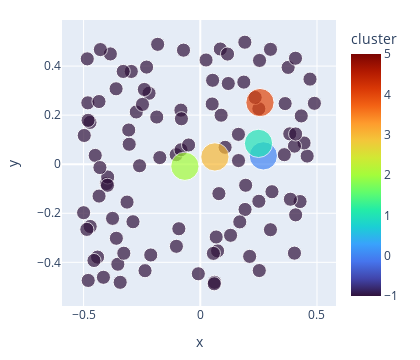

Source (notebook cell):
### Code cell
np.random.seed(1)
n_dim = 2  # easier to do in 2d at first
n_points = 100
data_k = DATA_MIN + (DATA_MAX - DATA_MIN) * np.random.rand(n_points, n_dim)   # make up some random data points

# number of clusters has to be defined up front
k = 5       

# start with random centroids not too far from the edges
centroids = DATA_MIN + 0.2 + 0.6 * (DATA_MAX - DATA_MIN) * np.random.rand(k, n_dim)
orig_centroids = centroids.copy() # save these for later when we'll make a movie

# TODO replace this with something that doesn't throw errors
def plot_kmeans(data, centroids, cluster_memb=None): # we'll leave a way to color the data points
    all_data = np.concatenate((data,centroids))
    is_centroid = np.array([1 if i >= n_points else 0 for i in range(all_data.shape[0])], np.newaxis)
    sizes = is_centroid * 3 + 1
    cs = cluster_memb if cluster_memb is not None else -1 + np.zeros((data.shape[0], 1), dtype=int) 
    cs = np.append(cs, range(k)) # add the centroids
    plot_data = np.column_stack((all_data, sizes, cs))
    columns = ['x','y','sizes','cluster']
    df = pd.DataFrame( plot_data,  columns=columns)
    fig = px.scatter(df, x="x", y="y", color='cluster', size='sizes',  range_color=(-1,k),
            width=420, height=360, color_continuous_scale='Turbo')
    fig.update_layout(margin=dict(l=20, r=20, t=20, b=20),)
    return fig

plot_kmeans(data_k, centroids)

### Figure 1 — Plotly figure (JSON) as saved in the notebook; plotly's stock layout.template omitted (floating-point values rounded to 4 significant figures)
{"data": [{"hovertemplate": "x=%{x}<br>y=%{y}<br>sizes=%{marker.size}<br>cluster=%{marker.color}<extra></extra>", "legendgroup": "", "marker": {"color": [-1, -1, -1, -1, -1, -1, -1, -1, -1, -1, -1, -1, -1, -1, -1, -1, -1, -1, -1, -1, -1, -1, -1, -1, -1, -1, -1, -1, -1, -1, -1, -1, -1, -1, -1, -1, -1, -1, -1, -1, -1, -1, -1, -1, -1, -1, -1, -1, -1, -1, -1, -1, -1, -1, -1, -1, -1, -1, -1, -1, -1, -1, -1, -1, -1, -1, -1, -1, -1, -1, -1, -1, -1, -1, -1, -1, -1, -1, -1, -1, -1, -1, -1, -1, -1, -1, -1, -1, -1, -1, -1, -1, -1, -1, -1, -1, -1, -1, -1, -1, 0, 1, 2, 3, 4], "coloraxis": "coloraxis", "size": [1, 1, 1, 1, 1, 1, 1, 1, 1, 1, 1, 1, 1, 1, 1, 1, 1, 1, 1, 1, 1, 1, 1, 1, 1, 1, 1, 1, 1, 1, 1, 1, 1, 1, 1, 1, 1, 1, 1, 1, 1, 1, 1, 1, 1, 1, 1, 1, 1, 1, 1, 1, 1, 1, 1, 1, 1, 1, 1, 1, 1, 1, 1, 1, 1, 1, 1, 1, 1, 1, 1, 1, 1, 1, 1, 1, 1, 1, 1, 1, 1, 1, 1, 1, 1, 1, 1, 1, 1, 1, 1, 1, 1, 1, 1, 1, 1, 1, 1, 1, 4, 4, 4, 4, 4], "sizemode": "area", "sizeref": 0.01, "symbol": "circle"}, "mode": "markers", "name": "", "orientation": "v", "showlegend": false, "type": "scatter", "x": [-0.08298, -0.4999, -0.3532, -0.3137, -0.1032, -0.08081, -0.2955, -0.4726, -0.0827, -0.3596, 0.3007, -0.1866, 0.3764, -0.415, -0.3302, -0.4017, 0.4579, 0.1919, 0.1865, -0.4817, 0.4889, -0.2196, -0.3968, 0.4086, -0.2122, -0.4806, -0.2884, -0.008427, 0.07412, 0.08931, -0.3977, 0.1944, -0.45, 0.1638, 0.4446, 0.4034, -0.3607, -0.1023, 0.4275, 0.2508, 0.3833, 0.2509, -0.2301, -0.07191, 0.1634, -0.3853, -0.05009, -0.09186, 0.4034, -0.4971, -0.1734, 0.3859, 0.4085, -0.4842, 0.1909, -0.3277, 0.4326, -0.434, 0.2539, 0.2115, -0.4801, -0.4717, 0.36, 0.05282, -0.3758, 0.08576, 0.06103, 0.3006, 0.3071, 0.3635, 0.05624, -0.4401, -0.4554, -0.2743, 0.05972, -0.428, 0.0681, -0.2477, -0.3046, 0.47, -0.2602, 0.12, -0.3432, -0.43, 0.1063, -0.1826, 0.07975, 0.05095, 0.1692, -0.4337, 0.1297, 0.2528, -0.2397, -0.3066, 0.02467, -0.2367, 0.2351, 0.4078, -0.486, 0.1168, 0.2701, 0.2494, -0.066, 0.06259, 0.2557], "xaxis": "x", "y": [0.2203, -0.1977, -0.4077, -0.1544, 0.03882, 0.1852, 0.3781, 0.1705, 0.05869, -0.3019, 0.4683, 0.1923, 0.3946, -0.4609, 0.3781, -0.07889, 0.03317, -0.1845, 0.3346, 0.2501, 0.2482, 0.2893, -0.05211, -0.2064, -0.37, 0.1788, -0.2345, -0.4466, -0.3533, 0.1998, -0.08594, -0.08582, 0.0359, 0.01489, 0.08656, -0.3625, 0.3074, -0.3346, -0.1522, 0.226, 0.1237, -0.1511, 0.3959, 0.4648, 0.1217, 0.4495, 0.07839, -0.263, 0.07368, 0.1171, 0.02706, -0.1427, 0.1234, 0.4294, 0.4973, -0.3629, 0.1968, 0.2555, 0.423, -0.3757, -0.4738, -0.2538, 0.03883, 0.342, -0.2208, 0.4696, -0.4814, -0.267, -0.1121, 0.2471, -0.3635, -0.3787, -0.3925, 0.213, -0.4874, 0.4673, -0.2967, 0.2438, 0.08136, 0.3468, -0.00623, 0.329, -0.4814, -0.01365, 0.06885, 0.4886, -0.1199, 0.2453, -0.2351, -0.1299, -0.2898, -0.4335, 0.3048, 0.1395, 0.4248, -0.434, 0.2722, 0.432, -0.2656, 0.449, 0.03399, 0.08494, -0.008406, 0.02973, 0.2512], "yaxis": "y"}], "layout": {"coloraxis": {"cmax": 5, "cmin": -1, "colorbar": {"title": {"text": "cluster"}}, "colorscale": [[0, "#30123b"], [0.07143, "#4145ab"], [0.1429, "#4675ed"], [0.2143, "#39a2fc"], [0.2857, "#1bcfd4"], [0.3571, "#24eca6"], [0.4286, "#61fc6c"], [0.5, "#a4fc3b"], [0.5714, "#d1e834"], [0.6429, "#f3c63a"], [0.7143, "#fe9b2d"], [0.7857, "#f36315"], [0.8571, "#d93806"], [0.9286, "#b11901"], [1, "#7a0402"]]}, "height": 360, "legend": {"itemsizing": "constant", "tracegroupgap": 0}, "margin": {"b": 20, "l": 20, "r": 20, "t": 20}, "width": 420, "xaxis": {"anchor": "y", "domain": [0, 1], "title": {"text": "x"}}, "yaxis": {"anchor": "x", "domain": [0, 1], "title": {"text": "y"}}}}
